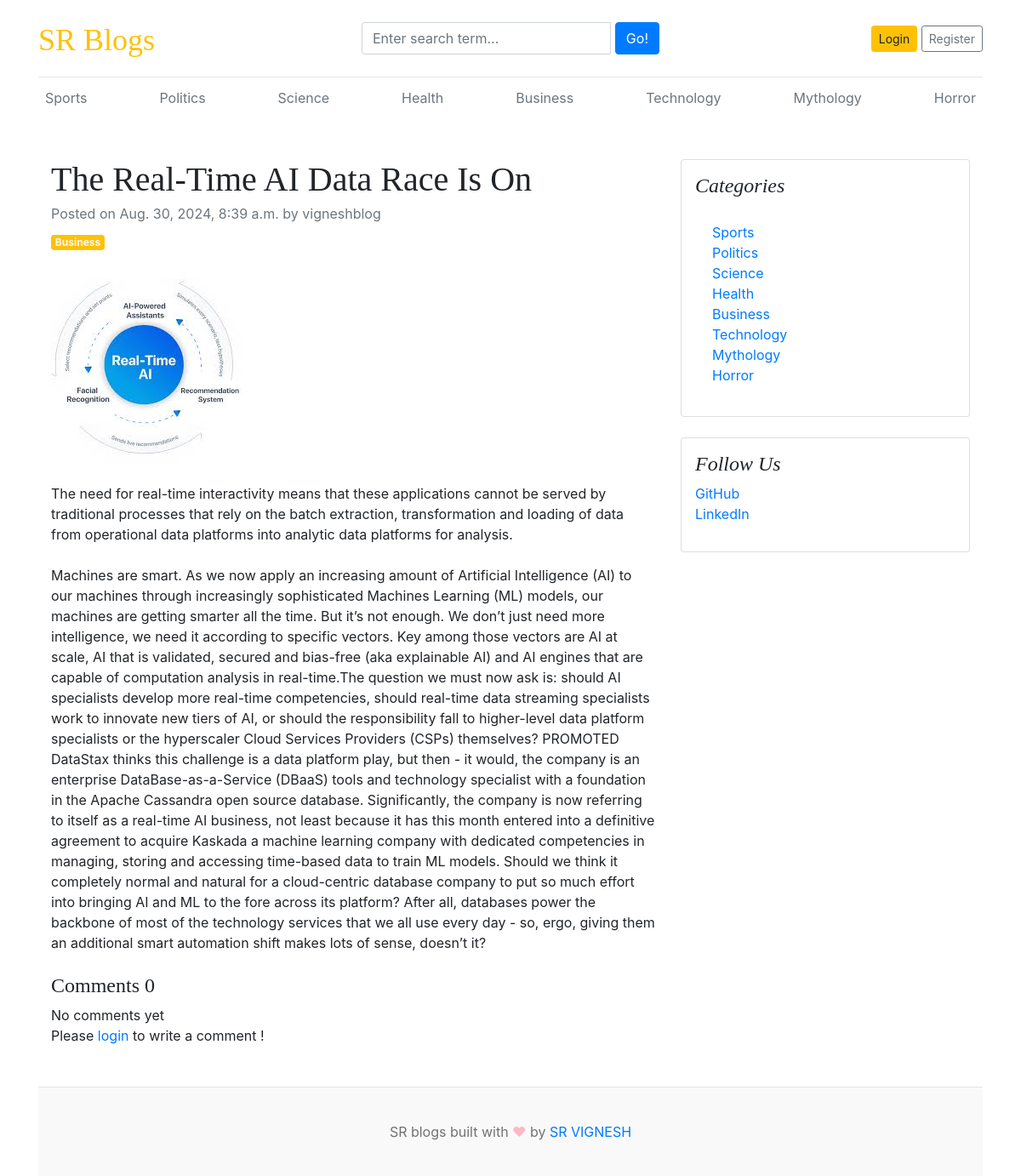
The app's page /blogs/the-real-time-ai-data-race-is-on/, older data.
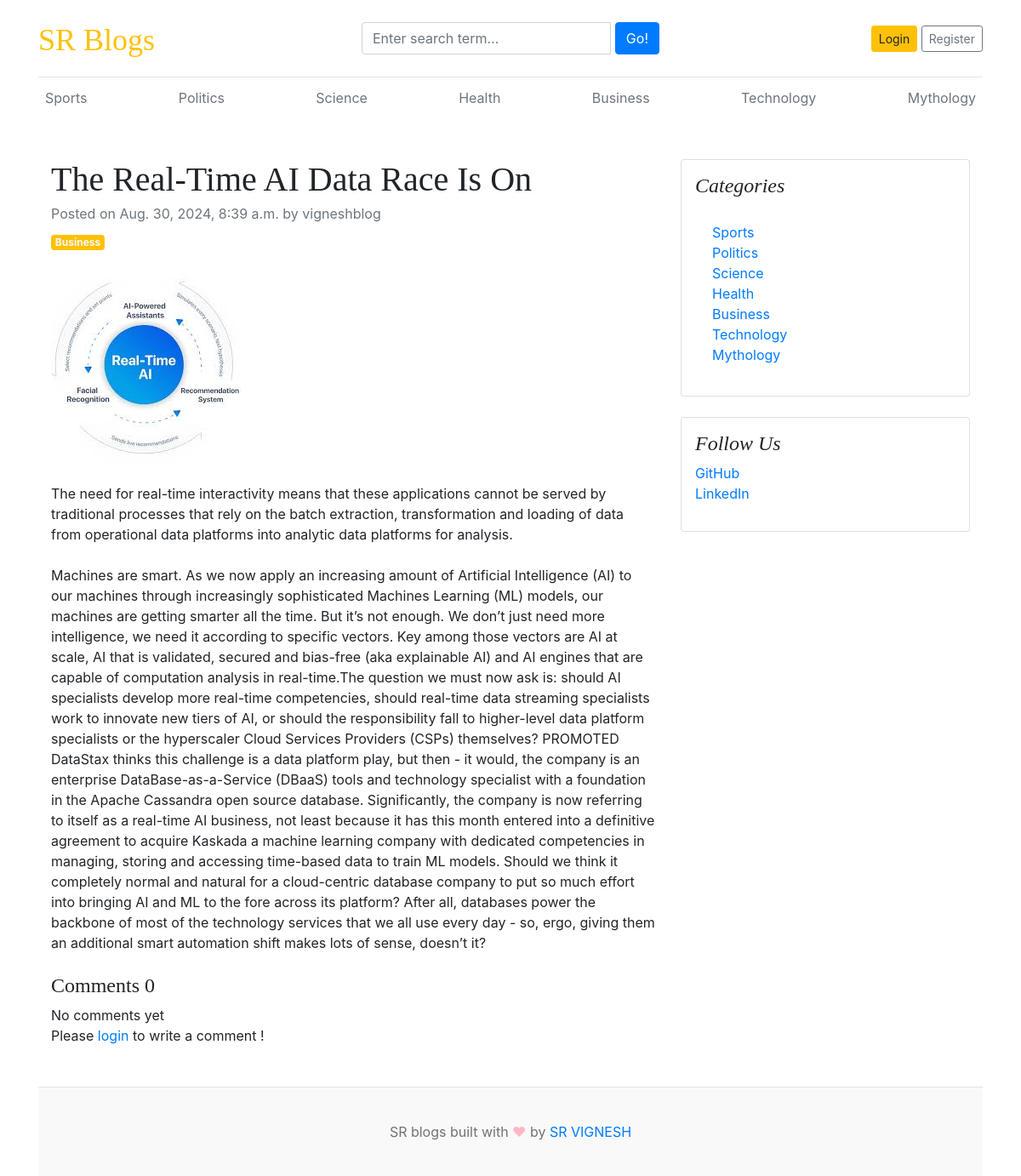
The same page, newer data.
### blogs/models.py (models this page shows, shortened)
class Category(models.Model):
    category_name=models.CharField(max_length=50,unique=True)
    created_at=models.DateTimeField(auto_now_add=True)
    updated_at=models.DateTimeField(auto_now=True)
    class Meta:
        verbose_name_plural='categories'
    def __str__(self):
        return self.category_name

class Blog(models.Model):
    title=models.CharField(max_length=100)
    slug=models.SlugField(max_length=150,unique=True,blank=True)
    category=models.ForeignKey(Category,on_delete=models.CASCADE)
    author=models.ForeignKey(User,on_delete=models.CASCADE)
    featured_image=models.ImageField(upload_to='uploads/%Y/%m/%d')
    short_description=models.TextField(max_length=500)
    blog_body=models.TextField(max_length=2000)
    status=models.CharField(max_length=20,choices=STATUS_CHOICES,default="Draft")
    is_featured=models.BooleanField(default=False)
    created_at=models.DateTimeField(auto_now_add=True)
    updated_at=models.DateTimeField(auto_now=True)

### assignments/models.py (models this page shows, shortened)
class SocialLink(models.Model):
    platform=models.CharField(max_length=25)
    link=models.URLField(max_length=100)
    created_at=models.DateTimeField(auto_now_add=True)
    updated_at=models.DateTimeField(auto_now=True)

### blogs/views.py (the view, shortened to what this page needs)
# urls.py: path('blogs/<slug:slug>/',BlogsView.blogs,name='blogs'),
def blogs(request,slug):
    single_blog=get_object_or_404(Blog,slug=slug,status='Published')
    comments=Comment.objects.filter(blog=single_blog)
    comment_count=comments.count()
    context={
        'single_blog':single_blog,
        'comments':comments,
        'comment_count':comment_count,
    }
    return render(request,'blogs.html',context)

### blogs/context_processors.py (called while the page is built)
def get_categories(request):
    categories=Category.objects.all()
    return dict(categories=categories)

def get_social_links(request):
    social_links=SocialLink.objects.all()
    return dict(social_links=social_links)

### templates/blogs.html
{% extends 'base.html' %}
{% block content %}
<div class="container mt-5">
    <div class="row">
        <div class="col-lg-8">
            <article>
                <header class="mb-4">
                    <h1 class="fw-bolder mb-1">{{ single_blog.title }}</h1>
                    <div class="text-muted fst-italic mb-2">Posted on {{ single_blog.created_at }} by {{ single_blog.author }}</div>
                    <a class="badge bg-warning text-decoration-none text-light" href="#!">{{ single_blog.category }}</a>
                </header>
                <figure class="mb-4"><img class="img-fluid rounded" src="{{ single_blog.featured_image.url }}" alt="..." /></figure>
                <section class="mb-5">
                    <p class="fs-5 mb-4">{{ single_blog.short_description }}</p>
                    <p class="fs-5 mb-4">{{ single_blog.blog_body }}</p>
                     <h4>Comments {{ comment_count }}</h4>
                     {% if comments %}
                        {% for comment in comments %}
                        <div class="card mt-1">
                            <div class="card-body">
                                <p class="card-text mb-0">{{ comment }}</p>
                                <span>
                                    <small> By {{ comment.user }}</small>
                                    <small>| {{ comment.created_at | timesince }} ago</small>
                                </span>
                            </div>
                        </div>
                        {% endfor %}
                     {% else %}
                     No comments yet
                     {% endif %}
                    <br/>
                    <div class="form-group">
                        {% if user.is_authenticated %}
                        <form action="" method="POST">
                            {% csrf_token %}
                            <div class="form-group">
                                <textarea name="comment" class="form-control" placeholder="Write your comment"></textarea>
                                <input type="submit" value="Submit" class="btn btn-primary mt-2">
                            </div>
                        </form>
                        {% else %}
                        <p>Please <span><a href="{% url 'login' %}">login</a></span> to write a comment !</p>
                        {% endif %}
                    </div>
                    </section>
            </article>
        </div>
        <div class="col-lg-4">
            <div class="card mb-4 p-3">
                <h4 class="font-italic">Categories</h4>
                <div class="card-body">
                    <div class="row">
                        <div class="col-sm-6">
                            <ul class="list-unstyled mb-0">
                                {% for category in categories %}
                                <li><a href="{% url 'posts_by_category' category.id %}">{{ category.category_name }}</a></li>
                                {% endfor %}
                            </ul>
                        </div>
                    </div>
                </div>
            </div>
             {% if social_links %}
            <div class="card mb-4 p-3">
                <h4 class="font-italic">Follow Us</h4>
                <ol class="list-unstyled">
                    {% for i in social_links %}
                    <li><a href="{{ i.link }}" target="_blank">{{ i.platform }}</a></li>
                    {% endfor %}
                </ol>
            </div>
            {% endif %}
        </div>
    </div>
</div>
{% endblock %}

### templates/base.html (shortened to what this page needs)
{% load static %}
<!DOCTYPE html>
<html lang="en">
<head>
    <link href="https://getbootstrap.com/docs/4.0/dist/css/bootstrap.min.css" rel="stylesheet">
    <link href="{% static 'css/blog.css' %}" rel="stylesheet">
    <link rel="stylesheet" href="https://stackpath.bootstrapcdn.com/bootstrap/4.5.2/css/bootstrap.min.css">
    <link rel="stylesheet" href="https://cdnjs.cloudflare.com/ajax/libs/font-awesome/5.15.4/css/all.min.css">
    <link rel="stylesheet" href="https://cdnjs.cloudflare.com/ajax/libs/font-awesome/4.7.0/css/font-awesome.min.css">
  </head>
<body>
    <div class="container">
      <header class="blog-header py-3">
        <div class="row flex-nowrap justify-content-between align-items-center">
          <div class="col-4 pt-1">
            <a class="blog-header-logo text-warning" href="/">SR Blogs</a>
          </div>
          <div class="col-4">
            <form action="{% url 'search' %}" method="GET">
                <div class="input-group">
                    <input class="form-control" type="text" name="keyword" value="{{ keyword }}" placeholder="Enter search term..." aria-label="Enter search term..." aria-describedby="button-search" />&nbsp;
                    <button type="submit" class="btn btn-primary" id="button-search" type="button">Go!</button>
                </div>
            </form>
          </div>
          <div class="col-4 d-flex justify-content-end align-items-center">
            {% if not user.is_authenticated %}
            <a class="btn btn-sm btn-warning" href="{% url 'login' %}">Login</a> &nbsp;
            <a class="btn btn-sm btn-outline-secondary" href="{% url 'register' %}">Register</a>
            {% else %}
            <span><a href="{% url 'dashboard' %}">Dashboard</a></span>
            &emsp;
            <span><a href="{% url 'logout' %}">Logout</a></span>
            {% endif %}
          </div>
        </div>
      </header>
      <div class="nav-scroller py-1 mb-2">
        <nav class="nav d-flex justify-content-between">
          {% for category in categories %}
          <a class="p-2 text-muted" href="{% url 'posts_by_category' category.id %}">{{ category.category_name }}</a>
          {% endfor %}
        </nav>
      </div>
{% block content %}
{% endblock %}
<footer class="blog-footer">
    <p>SR blogs built with <span style="color:#FFB7C5;">&#9829;</span> by <a href="#">SR VIGNESH</a></p>
  </footer>
  </body>
  </html>

### blog_main/static/css/blog.css (style rules this page uses)
.blog-header { border-bottom: 1px solid #e5e5e5; }
.blog-header-logo { font-family: "Playfair Display", Georgia, "Times New Roman", serif; font-size: 2.25rem; }
h1, h2, h3, h4, h5, h6 { font-family: "Playfair Display", Georgia, "Times New Roman", serif; }
.blog-footer { padding: 2.5rem 0; color: #727272; text-align: center; background-color: #f9f9f9; border-top: .05rem solid #e5e5e5; }
.blog-footer p:last-child { margin-bottom: 0; }

Row changes from the older to the newer data that the page shows:
removed Category: category_name "Horror"
